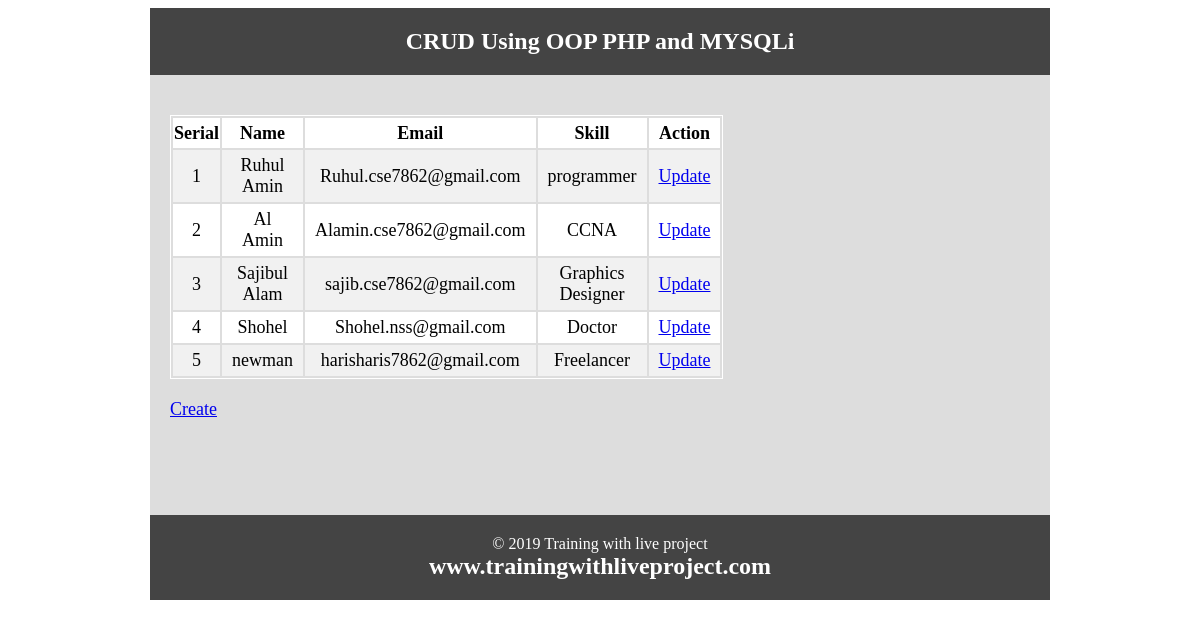
The page / on the database its author committed.
### tables this page shows
CREATE TABLE `tbl_user` (
  `id` int(11) NOT NULL,
  `name` varchar(50) NOT NULL,
  `email` varchar(255) NOT NULL,
  `skill` text NOT NULL
);

### database.php (called while the page is built, shortened)
<?php
class database{
	public $host  =DB_HOST;
	public $user  =DB_USER;
	public $pass  =DB_PASS;
	public $dbname=DB_NAME;
	public $link;
	private function connectdb(){
		$this->link=new mysqli($this->host,$this->user,$this->pass,$this->dbname);
	}
	public function select($query){
		$result=$this->link->query($query) or die ($this->link->erro.__LINE__);
		if($result->num_rows>0){
			return $result;
		}
		else{
			return false;
		}
	}
}
?>

### index.php (the view, shortened to what this page needs)
<?php
  include 'inc/header.php';
  include 'database.php';
 ?>
<?php
  $db=new database();
  $query="SELECT *FROM tbl_user";
  $read=$db->select($query);
?>
<table class="tblone">
	<tr>
		<th width="10%">Serial</th>
	    <th width="25%">Name</th>
		<th width="25%">Email</th>
		<th width="25%">Skill</th>
		<th width="15%">Action</th>
	</tr>
 <?php if($read){?>
 <?php
  $i=1;
  while($row = $read->fetch_assoc()){
 ?>
  <tr>
  	<td><?php echo $i++?></td>
  	<td><?php echo $row['name']; ?></td>
  	<td><?php echo $row['email']; ?></td>
  	<td><?php echo $row['skill']; ?></td>
  	<td><a href="update.php?id=<?php echo urldecode($row['id']);?>">Update</a></td>
  </tr>
 <?php } ?>
 <?php } else {?>
 	<p>Data is not available !!</p>
 <?php } ?>
</table>
<a href="create.php">Create</a>
<?php include 'inc/footer.php';?>

### inc/header.php (shortened to what this page needs)
<!doctype html>
<html>
<head>
</head>
<body>
<div class="phpcoding">
	<section class="headeroption">
		<h2><?php echo "CRUD Using OOP PHP and MYSQLi"; ?></h2>
	</section>
		<section class="maincontent">

### inc/footer.php
 </section>
<section class="footeroption">
	<p>&copy; <?php echo date("Y"); ?> Training with live project</p>
		<h2><?php echo "www.trainingwithliveproject.com"; ?></h2>
	</section>
</div>
</body>
</html>

### rows shown on the page
tbl_user: name "Ruhul Amin", email "Ruhul.cse7862@gmail.com", skill "programmer"
tbl_user: name "Al Amin", email "Alamin.cse7862@gmail.com", skill "CCNA"
tbl_user: name "Sajibul Alam", email "sajib.cse7862@gmail.com", skill "Graphics Designer"
tbl_user: name "Shohel", email "Shohel.nss@gmail.com", skill "Doctor"
tbl_user: name "newman", email "harisharis7862@gmail.com", skill "Freelancer"
